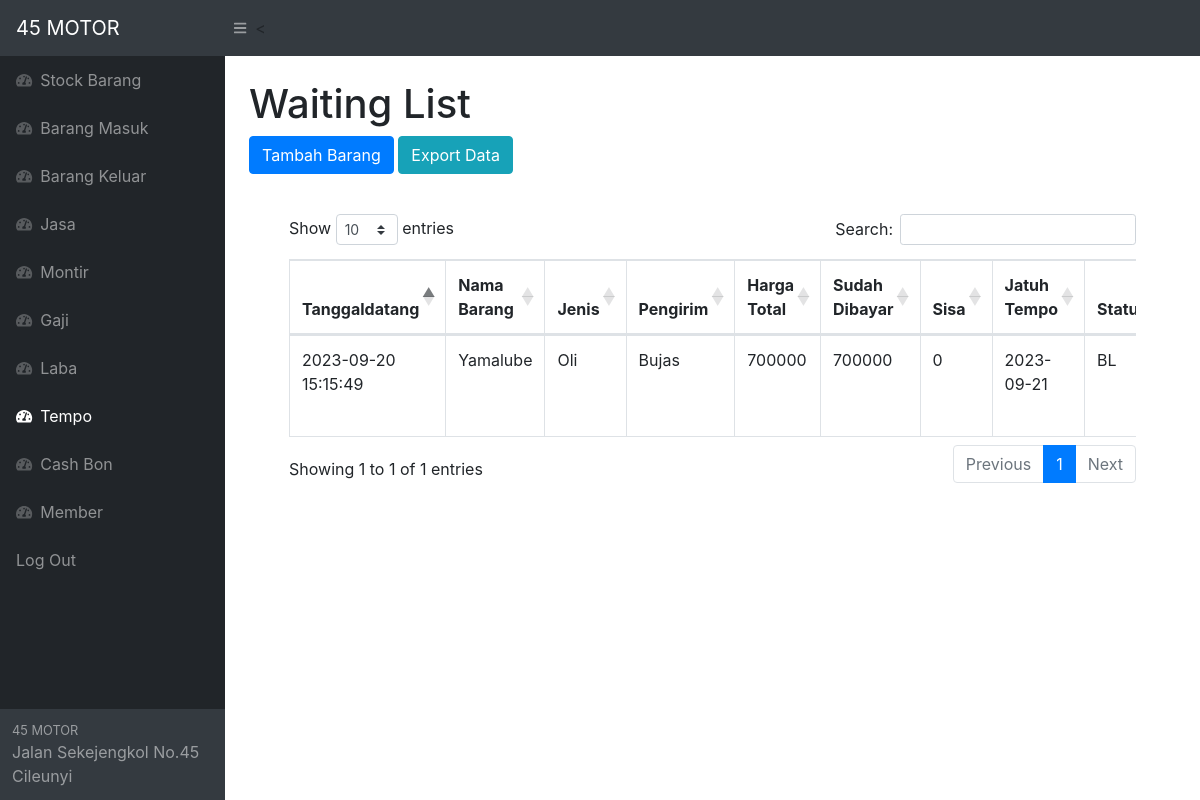
The page /tempo.php (signed in) on the database its author committed.
### tables this page shows
CREATE TABLE `tempo` (
  `idtempo` int(11) NOT NULL,
  `namabarang` varchar(25) NOT NULL,
  `jenisbarang` varchar(25) NOT NULL,
  `hargatotal` int(11) NOT NULL,
  `sudahdibayar` int(11) NOT NULL,
  `sisa` int(11) NOT NULL,
  `tanggaldatang` timestamp NOT NULL DEFAULT current_timestamp(),
  `jatuhtempo` date NOT NULL,
  `status` varchar(15) NOT NULL,
  `namapengirim` varchar(25) NOT NULL
);

### tempo.php (the view, shortened to what this page needs)
<?php
require 'function.php';
?>
<!DOCTYPE html>
<html lang="en">
    <head>
        <link href="css/styles.css" rel="stylesheet" />
        <link href="https://cdn.datatables.net/1.10.20/css/dataTables.bootstrap4.min.css" rel="stylesheet" />
    </head>
    <body class="sb-nav-fixed">
        <nav class="sb-topnav navbar navbar-expand navbar-dark bg-dark">
            <a class="navbar-brand" href="index.php">45 MOTOR</a>
            <button class="btn btn-link btn-sm order-1 order-lg-0" id="sidebarToggle" href="#"><i class="fas fa-bars"></i></button>
            <
        </nav>
        <div id="layoutSidenav">
            <div id="layoutSidenav_nav">
                <nav class="sb-sidenav accordion sb-sidenav-dark" id="sidenavAccordion">
                    <div class="sb-sidenav-menu">
                        <div class="nav">
                          <a class="nav-link" href="index.php">
                                <div class="sb-nav-link-icon"><i class="fas fa-tachometer-alt"></i></div>
                                Stock Barang
                            </a>
                             <a class="nav-link" href="masuk.php">
                                <div class="sb-nav-link-icon"><i class="fas fa-tachometer-alt"></i></div>
                                Barang Masuk
                            </a>
                             <a class="nav-link" href="keluar.php">
                                <div class="sb-nav-link-icon"><i class="fas fa-tachometer-alt"></i></div>
                                Barang Keluar
                            </a>
                             <a class="nav-link" href="jasa.php">
                                <div class="sb-nav-link-icon"><i class="fas fa-tachometer-alt"></i></div>
                                Jasa
                            </a>
                            <a class="nav-link" href="penghasilanmontir.php">
                                <div class="sb-nav-link-icon"><i class="fas fa-tachometer-alt"></i></div>
                                Montir
                            </a>
                            <a class="nav-link" href="gaji.php">
                                <div class="sb-nav-link-icon"><i class="fas fa-tachometer-alt"></i></div>
                                Gaji
                            </a>
                            <a class="nav-link" href="penghasilanowner.php">
                                <div class="sb-nav-link-icon"><i class="fas fa-tachometer-alt"></i></div>
                                Laba
                            </a>
                            <a class="nav-link" href="tempo.php">
                                <div class="sb-nav-link-icon"><i class="fas fa-tachometer-alt"></i></div>
                                Tempo
                            </a>
                            <a class="nav-link" href="cashbon.php">
                                <div class="sb-nav-link-icon"><i class="fas fa-tachometer-alt"></i></div>
                                Cash Bon
                            </a>
                            <a class="nav-link" href="member.php">
                                <div class="sb-nav-link-icon"><i class="fas fa-tachometer-alt"></i></div>
                                Member
                            </a>
                             <a class="nav-link" href="logout.php">
                                Log Out
                            </a>
                        </div>
                    </div>
                    <div class="sb-sidenav-footer">
                        <div class="small">45 MOTOR</div>
                        Jalan Sekejengkol No.45 Cileunyi
                    </div>
                </nav>
            </div>
            <div id="layoutSidenav_content">
                <main>
                    <div class="container-fluid">
                        <h1 class="mt-4">Waiting List</h1>
                          <button type="button" class="btn btn-primary" data-toggle="modal" data-target="#myModal">
                            Tambah Barang
                          </button>
                          <a href="exporttempo.php" class="btn btn-info"> Export Data </a>
                            <div class="card-body">
                            <div class="card-body">
                                <div class="table-responsive">
                                    <table class="table table-bordered" id="dataTable" width="100%" cellspacing="0">
                                        <thead>
                                            <tr>
                                                <th>Tanggaldatang</th>
                                                <th>Nama Barang</th>
                                                <th>Jenis</th>
                                                <th>Pengirim</th>
                                                <th>Harga Total</th>
                                                <th>Sudah Dibayar</th>
                                                <th>Sisa</th>
                                                <th>Jatuh Tempo</th>
                                                <th>Status</th>
                                            </tr>
                                        </thead>
                                        <tbody>
                                            <?php
                                            $ambilsemuadatastock=mysqli_query($conn,"select*from tempo");
                                            while($data=mysqli_fetch_array($ambilsemuadatastock)){
                                                $namabarang = $data['namabarang'];
                                                $jenisbarang = $data['jenisbarang'];
                                                $hargatotal = $data['hargatotal'];
                                                $sudahdibayar = $data['sudahdibayar'];
                                                $tanggaldatang =$data['tanggaldatang'];
                                                $status =$data['status'];
                                                $jatuhtempo=$data['jatuhtempo'];
                                                $namapengirim=$data['namapengirim'];
                                                ?>
                                            <tr>
                                                <td><?=$tanggaldatang;?></td>
                                                <td><?=$namabarang;?></td>
                                                <td><?=$jenisbarang;?></td>
                                                <td><?=$namapengirim;?></td>
                                                <td><?=$hargatotal;?></td>
                                                <td><?=$sudahdibayar;?></td>
                                                <td><?=$sisa=$hargatotal-$sudahdibayar;?></td>
                                                <td><?=$jatuhtempo;?></td>
                                                <td><?=$status;?></td>
                                            </tr>
                                            <?php
                                        };
                                        ?>
                                        </tbody>
                                    </table>
                                </div>
                            </div>
                        </div>
                    </div>
                </main>
            </div>
        </div>
    </body>
</html>

### rows shown on the page
tempo: tanggaldatang "2023-09-20 15:15:49", namabarang "Yamalube", jenisbarang "Oli", namapengirim "Bujas", hargatotal "700000", sudahdibayar "700000", $sisa=$hargatotal-$sudahdibayar "0", jatuhtempo "2023-09-21", status "BL"
